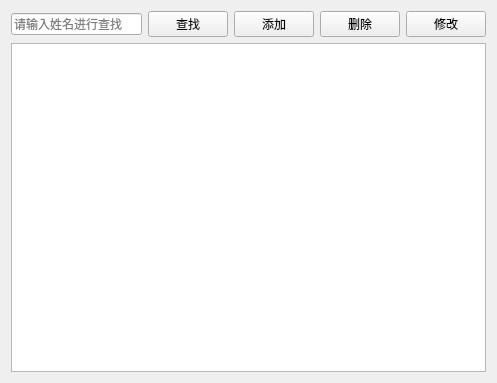
<?xml version="1.0" encoding="UTF-8"?>
<ui version="4.0">
 <class>PatientView</class>
 <widget class="QWidget" name="PatientView">
  <property name="geometry">
   <rect>
    <x>0</x>
    <y>0</y>
    <width>497</width>
    <height>383</height>
   </rect>
  </property>
  <property name="windowTitle">
   <string>患者管理</string>
  </property>
  <layout class="QVBoxLayout" name="verticalLayout_2">
   <item>
    <layout class="QVBoxLayout" name="verticalLayout">
     <item>
      <layout class="QHBoxLayout" name="horizontalLayout">
       <item>
        <widget class="QLineEdit" name="txtSearch">
         <property name="placeholderText">
          <string>请输入姓名进行查找</string>
         </property>
        </widget>
       </item>
       <item>
        <widget class="QPushButton" name="btSearch">
         <property name="text">
          <string>查找</string>
         </property>
         <property name="icon">
          <iconset resource="lab4.qrc">
           <normaloff>:/img/search.png</normaloff>:/img/search.png</iconset>
         </property>
        </widget>
       </item>
       <item>
        <widget class="QPushButton" name="btAdd">
         <property name="text">
          <string>添加</string>
         </property>
         <property name="icon">
          <iconset resource="lab4.qrc">
           <normaloff>:/img/add.png</normaloff>:/img/add.png</iconset>
         </property>
        </widget>
       </item>
       <item>
        <widget class="QPushButton" name="btDelete">
         <property name="text">
          <string>删除</string>
         </property>
         <property name="icon">
          <iconset resource="lab4.qrc">
           <normaloff>:/img/delete.png</normaloff>:/img/delete.png</iconset>
         </property>
        </widget>
       </item>
       <item>
        <widget class="QPushButton" name="btEdit">
         <property name="text">
          <string>修改</string>
         </property>
         <property name="icon">
          <iconset resource="lab4.qrc">
           <normaloff>:/img/edit.png</normaloff>:/img/edit.png</iconset>
         </property>
        </widget>
       </item>
      </layout>
     </item>
     <item>
      <widget class="QTableView" name="tableView"/>
     </item>
    </layout>
   </item>
  </layout>
 </widget>
 <resources>
  <include location="lab4.qrc"/>
 </resources>
 <connections/>
</ui>
